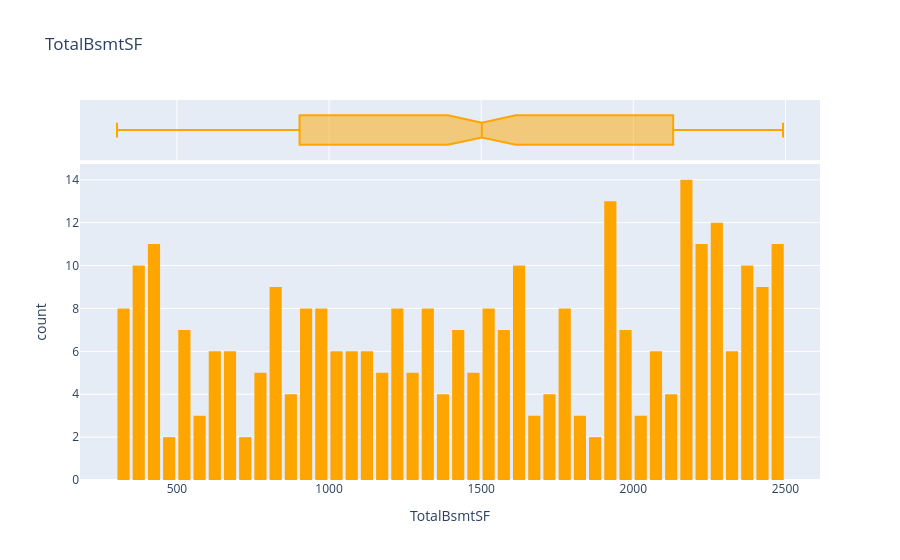

Notebook code cell kept with this figure:
### Code cell
fig = px.histogram(
    house,
    x='TotalBsmtSF',
    marginal='box',
    color_discrete_sequence=['orange'],
    nbins=45,
    title='TotalBsmtSF'
)
fig.update_layout(bargap=0.2)
fig.show()

# USING PYPLOT
plt.figure(figsize=(10, 6))
plt.hist(
    house['TotalBsmtSF'],
    bins=35,
    color='orange',
    edgecolor='black',
    rwidth=0.8
)

plt.title('TotalBsmtSF')
plt.xlabel('TotalBsmtSF')
plt.ylabel('Frequency')

plt.show()

### Figure 1 — Plotly figure (JSON) as saved in the notebook; plotly's stock layout.template omitted (floating-point values rounded to 4 significant figures; data arrays with more than 128 entries replaced by an {"elided": "..."} marker saying what was removed)
{"data": [{"bingroup": "x", "hovertemplate": "TotalBsmtSF=%{x}<br>count=%{y}<extra></extra>", "legendgroup": "", "marker": {"color": "orange", "pattern": {"shape": ""}}, "name": "", "nbinsx": 45, "orientation": "v", "showlegend": false, "type": "histogram", "x": {"elided": "300 int values"}, "xaxis": "x", "yaxis": "y"}, {"hovertemplate": "TotalBsmtSF=%{x}<extra></extra>", "legendgroup": "", "marker": {"color": "orange"}, "name": "", "notched": true, "showlegend": false, "type": "box", "x": {"elided": "300 int values"}, "xaxis": "x2", "yaxis": "y2"}], "layout": {"bargap": 0.2, "barmode": "relative", "legend": {"tracegroupgap": 0}, "title": {"text": "TotalBsmtSF"}, "xaxis": {"anchor": "y", "domain": [0, 1], "title": {"text": "TotalBsmtSF"}}, "xaxis2": {"anchor": "y2", "domain": [0, 1], "matches": "x", "showgrid": true, "showticklabels": false}, "yaxis": {"anchor": "x", "domain": [0, 0.8316], "title": {"text": "count"}}, "yaxis2": {"anchor": "x2", "domain": [0.8416, 1], "matches": "y2", "showgrid": false, "showline": false, "showticklabels": false, "ticks": ""}}}
